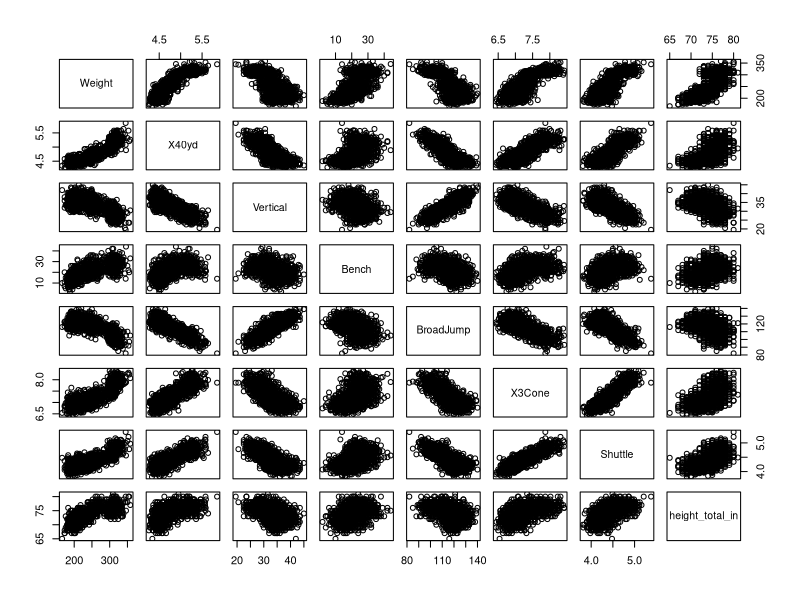
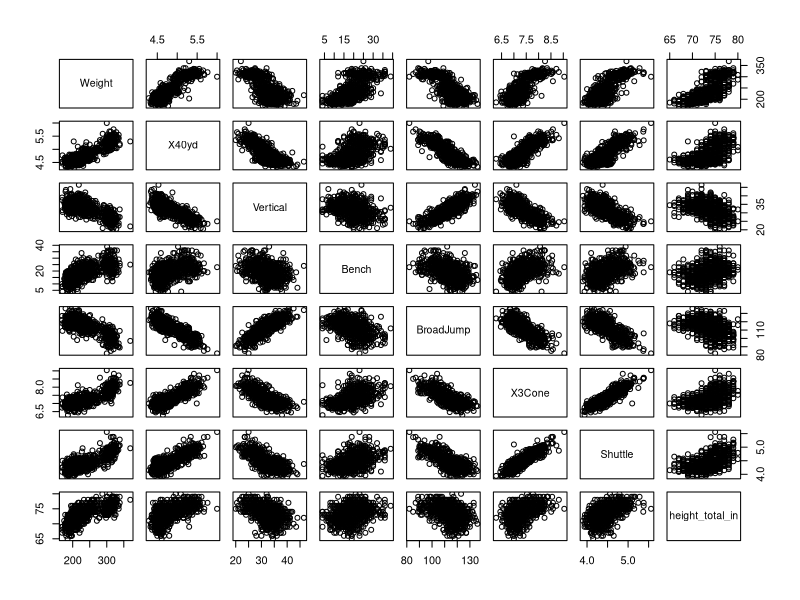
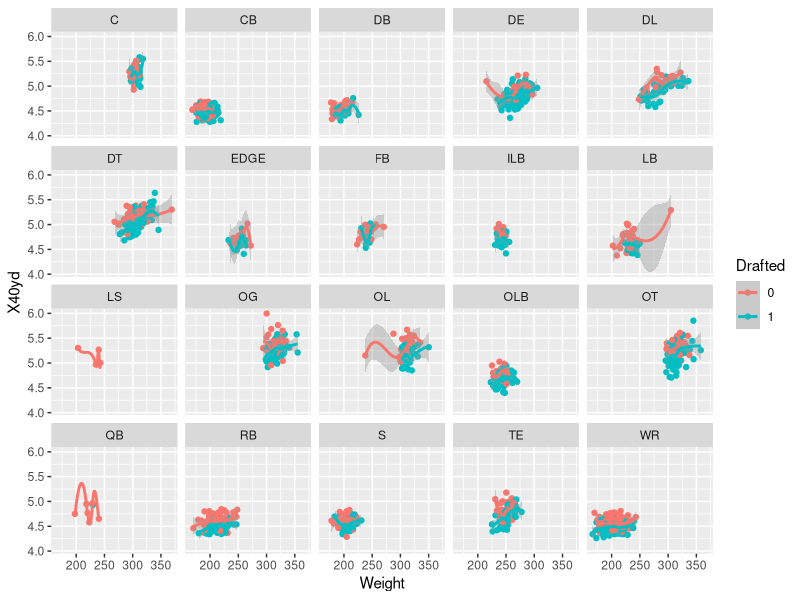
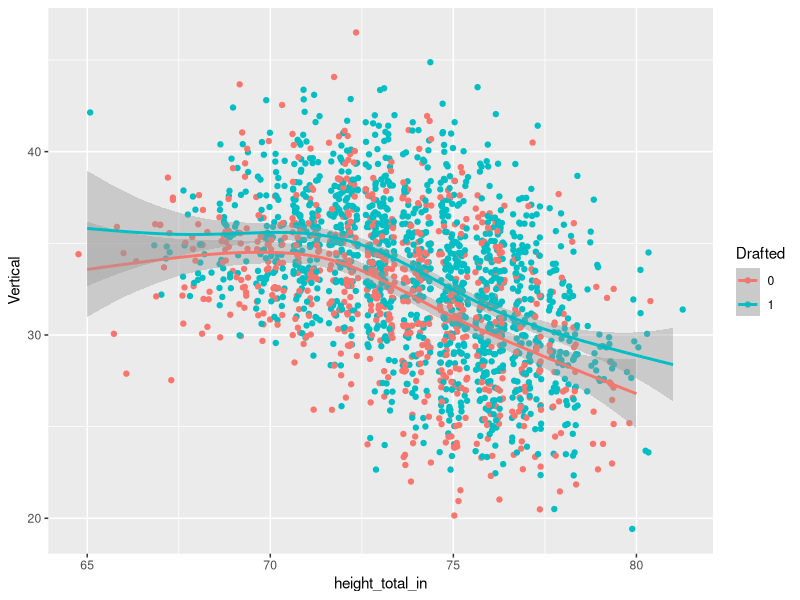

Write the R code that produced these figures, in order. (Note: this script raises an error after producing the figures.)

library(sqldf)
library(ggplot2)
library(tidyverse)

nfl_combine <- read.csv("nfl_combine_2010_to_2023.csv", header = TRUE)

#######################
#####DATA CLEANING#####
#######################
#rename Broad.Jump column
names(nfl_combine)[names(nfl_combine)=='Broad.Jump'] <- 'BroadJump'

#create a data frame without ANY null values in any column (ONLY players who were drafted)
nfl_A<-na.omit(nfl_combine)
#create a data frame with ONLY players who were NOT drafted
nfl_B<-sqldf("SELECT * 
             FROM nfl_combine
             WHERE Drafted = 'False'")
#delete Round & Pick columns from nfl_A and nfl_B
nfl_A$Round <- NULL
nfl_A$Pick <- NULL
nfl_B$Round <- NULL
nfl_B$Pick <- NULL
#remove null values
nfl_A<-na.omit(nfl_A)
nfl_B<-na.omit(nfl_B)
#convert height to inches for a numeric variable
nfl_A <- nfl_A %>%
  separate(Height, into = c("feet", "inches"), sep = "-", convert = TRUE) %>%
  mutate(height_total_in = feet*12 + inches)

nfl_B <- nfl_B %>%
  separate(Height, into = c("feet", "inches"), sep = "-", convert = TRUE) %>%
  mutate(height_total_in = feet*12 + inches)

#correlation matrix for both nfl_A and nfl_B
cor_A <- cor(nfl_A[,c(7,8,9,10,11,12,13,15)]) 
pairs(nfl_A[,c(7,8,9,10,11,12,13,15)])

cor_B <- cor(nfl_B[,c(7,8,9,10,11,12,13,15)]) 
pairs(nfl_B[,c(7,8,9,10,11,12,13,15)])

#FEATURE ENGINEERING
#group positions
nfl_combine <- nfl_combine %>%
  mutate(
    PositionGroup = case_when(
      Pos %in% c("DE", "DL", "DT", "EDGE") ~ "DLINE",
      Pos %in% c("LB", "ILB", "OLB") ~ "LB",
      Pos %in% c("CB", "S", "DB") ~ "DB",
      Pos %in% c("RB", "FB") ~ "RB",
      Pos %in% c("OL", "OG","OT","C") ~ "OLINE",
      TRUE ~ Pos     # ← Keep original values
    )
  )
nfl_A <- nfl_A %>%
  mutate(
    PositionGroup = case_when(
      Pos %in% c("DE", "DL", "DT", "EDGE") ~ "DLINE",
      Pos %in% c("LB", "ILB", "OLB") ~ "LB",
      Pos %in% c("CB", "S", "DB") ~ "DB",
      Pos %in% c("RB", "FB") ~ "RB",
      Pos %in% c("OL", "OG","OT","C") ~ "OLINE",
      TRUE ~ Pos     # ← Keep original values
    )
  )
nfl_B <- nfl_B %>%
  mutate(
    PositionGroup = case_when(
      Pos %in% c("DE", "DL", "DT", "EDGE") ~ "DLINE",
      Pos %in% c("LB", "ILB", "OLB") ~ "LB",
      Pos %in% c("CB", "S", "DB") ~ "DB",
      Pos %in% c("RB", "FB") ~ "RB",
      Pos %in% c("OL", "OG","OT","C") ~ "OLINE",
      TRUE ~ Pos     # ← Keep original values
    )
  )
#join nfl_A and nfl_B to create a clean data frame with both drafted and undrafted players
nfl_C <- sqldf('
      SELECT *
      FROM nfl_A
      UNION 
      SELECT *
      FROM nfl_B
      ')

#change the Drafted column-- instead of using TRUE/FALSE, 0 and 1
nfl_C$Drafted[nfl_C$Drafted=='True']<-1
nfl_C$Drafted[nfl_C$Drafted=='False']<-0

##############################
#####DESCRIPTIVE ANALYSIS#####
##############################
#run queries to learn more about data structure
sqldf("SELECT PositionGroup, COUNT(*) AS Count
       FROM nfl_combine
       GROUP BY PositionGroup;")

sqldf("SELECT PositionGroup, COUNT(*) AS Count
       FROM nfl_C
       GROUP BY PositionGroup;")

#summary statistics query
summary_stats<-sqldf("
  SELECT 
    MIN(X40yd), 
    MAX(X40yd),
    AVG(X40yd),
    MIN(Vertical),
    MAX(Vertical),
    AVG(Vertical),
    MIN(X3Cone),
    MAX(X3Cone),
    AVG(X3Cone)
  FROM nfl_C;
")

#compare average strength across position groups - query
sqldf("
  SELECT PositionGroup, AVG(Bench) AS AvgBench
  FROM nfl_C
  GROUP BY PositionGroup
  ORDER BY AvgBench DESC;
")

sqldf("
  SELECT PositionGroup, AVG(Bench) AS AvgBench
  FROM nfl_A
  GROUP BY PositionGroup
  ORDER BY AvgBench DESC;
")

#compare average metrics between WR, DB, RB
sqldf("
  SELECT PositionGroup, 
         AVG(X40yd) AS Avg40,
         AVG(Vertical) AS AvgVertical,
         AVG(Bench) AS AvgBench,
         AVG(Shuttle) AS AvgShuttle,
         AVG(X3Cone) AS AvgThreeCone
  FROM nfl_C
  WHERE PositionGroup IN ('RB', 'WR', 'DB')
  GROUP BY PositionGroup;
")

#list the fastest OLINE/DLINE players, showing if they were drafted or not
sqldf("
      SELECT PositionGroup, Drafted,X40yd
      FROM nfl_C
      WHERE PositionGroup IN ('OLINE','DLINE')
      ORDER BY PositionGroup DESC
      LIMIT 15
")

#Which position group is the overall most explosive?
sqldf("
  SELECT PositionGroup,
         AVG(Vertical) AS AvgVertical,
         AVG(BroadJump) AS AvgBroad
  FROM nfl_A
  GROUP BY PositionGroup
  ORDER BY AvgVertical DESC;
")

#athletic score 2023
sqldf("
  SELECT Player, PositionGroup,Drafted,Year,
         ( (1/X40yd) * 100 
           + Vertical 
           + BroadJump 
           + (25 - X3Cone) 
         ) AS AthleticScore
  FROM nfl_combine
  WHERE Year=2023
  ORDER BY AthleticScore DESC
  LIMIT 15;
")

#explosiveness score - based on vertical and broad jump
sqldf("
  SELECT Player, PositionGroup,Drafted,
         (Vertical) + BroadJump AS ExplosivenessScore
  FROM nfl_C
  ORDER BY ExplosivenessScore DESC
  LIMIT 20;
")

#create scatter plots comparing player metrics
ggplot(nfl_C, aes(x=Weight, y=X40yd,color=Drafted))+
  geom_jitter()+
  geom_smooth(aes())+
  facet_wrap(vars(Pos))

ggplot(nfl_C, aes(x=height_total_in, y=Vertical,color=Drafted))+
  geom_jitter()+
  geom_smooth()

ggplot(nfl_C, aes(x=Weight, y=Broad.Jump,color=Drafted))+
  geom_jitter()+
  geom_smooth()

#create boxplots comparing 40yd times of players who were drafted or not
boxplot(nfl_A$X40yd, #only players who were drafted
        main="Average Drafted 40yd Dash",
        xlab="Time",
        ylab="",
        col="purple",
        horizontal = TRUE
)
summary(nfl_A$X40yd)

boxplot(nfl_B$X40yd, #only players who were drafted
        main="Average Undrafted 40yd Dash",
        xlab="Time",
        ylab="",
        col="purple",
        horizontal = TRUE
)
summary(nfl_B$X40yd)

#comparing 40-yard times across position groups -- only looking at Drafted
ggplot(nfl_A, aes(PositionGroup, X40yd)) +
  geom_boxplot() +
  labs(title = "40-Yard Dash by Position Group")

#comparing 3-cone drill times across position groups -- only looking at Drafted
ggplot(nfl_A, aes(PositionGroup, X3Cone)) +
  geom_boxplot() +
  labs(title = "3-Cone Drill Times by Position Group")

#delete inches, feet, and Year columns from nfl_C
nfl_C$inches <- NULL
nfl_C$feet <- NULL
nfl_C$Year <- NULL
nfl_C<-na.omit(nfl_C)
nfl_C<-na.omit(nfl_C)

# 1. Keep only numeric variables (adjust if you want a subset)
combine_num <- nfl_C %>%
  select(where(is.numeric))   # or: select(Forty, Vertical, BroadJump, Bench, Shuttle, ThreeCone)

# 2. Compute correlation matrix
cor_mat <- cor(combine_num, use = "pairwise.complete.obs")
#convert correlation matrix
cor_df <- cor_mat %>%
  as.data.frame() %>%
  rownames_to_column(var = "Var1") %>%
  pivot_longer(
    cols = -Var1,
    names_to = "Var2",
    values_to = "Correlation"
  )
#correlation heatmap
ggplot(cor_df, aes(x = Var1, y = Var2, fill = Correlation)) +
  geom_tile() +
  scale_fill_gradient2(
    limits = c(-1, 1),
    midpoint = 0,
    low = "blue",
    mid = "white",
    high = "red"
  ) +
  coord_fixed() +
  theme_minimal() +
  theme(
    axis.text.x = element_text(angle = 45, vjust = 1, hjust = 1)
  ) +
  labs(
    title = "Correlation Heatmap of NFL Combine Metrics",
    x = NULL,
    y = NULL
  )

#build a density plot comparing 40-yard times across positions
library(sqldf)

nfl_subset1 <- sqldf("
  SELECT *
  FROM nfl_C
  WHERE PositionGroup IN ('RB', 'WR', 'DB')
")

ggplot(nfl_subset1, aes(Vertical, fill = PositionGroup)) +
  geom_density(alpha = 0.4)


##################
#####MODELING#####
##################

model <- lm(X3Cone ~ X40yd + Shuttle, data=nfl_C)
summary(model)

#actual vs. predicted plot - speed drills
ggplot(data = data.frame(fitted = model$fitted.values,
                         residuals = nfl_C$X3Cone))+
  geom_point(aes(x=fitted, y=residuals))+
  labs(x="Predicted",y="Actual",title="Actual vs. Predicted Plot")

#use a query to join nfl_C with nfl_combine Round and Pick
nfl_drafted <- sqldf("
  SELECT a.*, nc.Round, nc.Pick
  FROM nfl_A a
  LEFT JOIN (SELECT Pos, Player, Round, Pick 
            FROM nfl_combine) nc
  ON nc.Pos = a.Pos AND nc.Player = a.Player;
")

#select only WRs (for analysis later)
nfl_drafted_wr <- sqldf("
  SELECT *
  FROM nfl_drafted
  WHERE Pos='WR'")

#WR draft model - what pick overall would they be based off their metrics
draft_model <- lm(Pick ~ Weight+X40yd+Vertical+Bench+BroadJump+X3Cone+Shuttle, data=nfl_drafted_wr)

summary(draft_model)

#actual vs. Predicted Plot
ggplot(data = data.frame(fitted = draft_model$fitted.values,
                         residuals = nfl_drafted_wr$Pick)) +
  geom_point(aes(x = fitted, y = residuals)) +
  labs(x = "Predicted", 
       y = "Actual",
       title= "Actual vs. Predicted Plot")

#ONLY LOOKING AT 40YD
draft_model40 <- lm(Pick ~ X40yd, data=nfl_drafted_wr)
summary(draft_model40)

#actual vs. Predicted Plot
ggplot(data = data.frame(fitted = draft_model40$fitted.values,
                         residuals = nfl_drafted_wr$Pick)) +
  geom_point(aes(x = fitted, y = residuals)) +
  labs(x = "Predicted", 
       y = "Actual",
       title= "Actual vs. Predicted Plot")

#save nfl_C as a tidy csv 
write.csv(nfl_C,"tidy_data.csv",row.names = FALSE)
